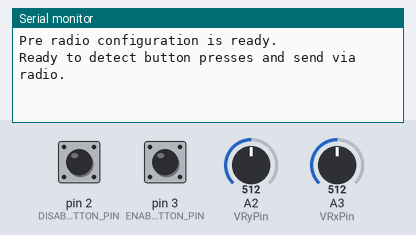
Simulated run of this sketch. Board: Arduino Uno, built with avr-gcc and run on an emulated ATmega328P. Parts: the last lines printed to the serial monitor. Inputs (shaded band) come from the test bench; at power-on: A2 (VRyPin) = 512, pin 2 (DISABLE_BUTTON_PIN) HIGH, pin 3 (ENABLE_BUTTON_PIN) HIGH, A3 (VRxPin) = 512. No radio packets arrive unless stated.

Above: at 1.2 s.
1.3 s: A2 (VRyPin) set to 900
At 2.4 s:
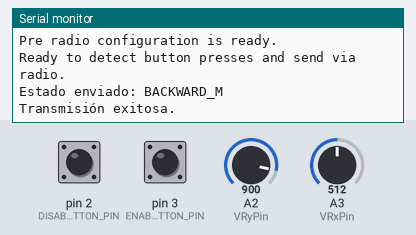
2.8 s: pin 2 (DISABLE_BUTTON_PIN) pulled LOW for 0.15 s
At 4.1 s:
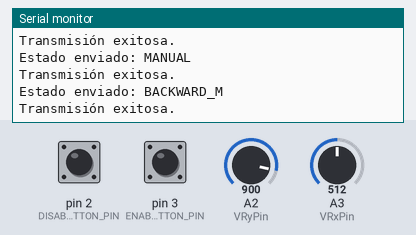
4.4 s: pin 3 (ENABLE_BUTTON_PIN) pulled LOW for 0.15 s
At 4.8 s:
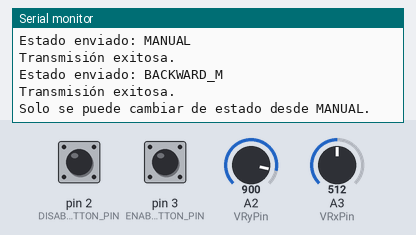
6.0 s: pin 2 (DISABLE_BUTTON_PIN) driven LOW and pin 3 (ENABLE_BUTTON_PIN) driven LOW
At 7.5 s:
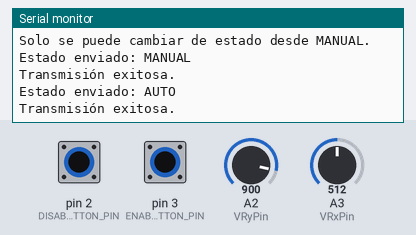

Measured:
- after the input at 1.3 s, the serial monitor: prints a new line at once (image 1)
- after the input at 2.8 s, the serial monitor: prints a new line at once (image 2)
- after the input at 4.4 s, the serial monitor: prints a new line at once (image 3)
- after the input at 6.0 s, the serial monitor: prints a new line at once (image 4)

The sketch:

joystick_send_2.ino
```cpp
#include <SPI.h>
#include <RF24.h>

#define DEBUG

#define VRxPin A3 // Pin analógico para VRx
#define VRyPin A2 // Pin analógico para VRy
#define DISABLE_BUTTON_PIN 2 // Pin digital para deshabilitar
#define ENABLE_BUTTON_PIN 3

#define CE_PIN 9
#define CSN_PIN 10

RF24 radio(CE_PIN, CSN_PIN);

const byte address[6] = "00001"; // Dirección para la comunicación por radio

#define deadZone 250

enum STATE_MACHINE {
  MANUAL,
  AUTO,
  FORWARD_M,
  BACKWARD_M,
  LEFT_T,
  RIGHT_T
};

STATE_MACHINE lastSent = MANUAL;

void setup() {
  Serial.begin(9600);

  pinMode(DISABLE_BUTTON_PIN, INPUT_PULLUP);
  pinMode(ENABLE_BUTTON_PIN, INPUT_PULLUP);
  attachInterrupt(digitalPinToInterrupt(DISABLE_BUTTON_PIN), disableRobot, FALLING);
  attachInterrupt(digitalPinToInterrupt(ENABLE_BUTTON_PIN), enableRobot, FALLING);

#ifdef DEBUG
  Serial.println("Pre radio configuration is ready.");
#endif

  // Inicializar radio
  radio.begin();
  radio.openWritingPipe(address);
  radio.setPALevel(RF24_PA_LOW);
  radio.stopListening();

#ifdef DEBUG
  Serial.println("Ready to detect button presses and send via radio.");
#endif
}

void loop() {
  int xValue = analogRead(VRxPin); // Lectura del eje X
  int yValue = analogRead(VRyPin); // Lectura del eje Y

  // Centrar los valores en torno a 0
  int xOffset = xValue - 512;
  int yOffset = yValue - 512;

  // Verificar si estamos fuera de la zona muerta
  if (abs(xOffset) > deadZone || abs(yOffset) > deadZone) {
    if (lastSent == MANUAL) { // Solo permitir cambiar dirección desde MANUAL
      // Determinar la dirección dominante
      if (abs(xOffset) > abs(yOffset)) {
        if (xOffset > 0) {
          sendState(RIGHT_T);
        } else {
          sendState(LEFT_T);
        }
      } else {
        if (yOffset > 0) {
          sendState(BACKWARD_M);
        } else {
          sendState(FORWARD_M);
        }
      }
    }
  } else {
    if ((lastSent != MANUAL) && (lastSent != AUTO)) {
      sendState(MANUAL); // Siempre volver a MANUAL cuando no hay movimiento
    }
  }

  delay(10); // Pequeño retraso para evitar mensajes excesivos
}

void disableRobot() {
  sendState(MANUAL);
}

void enableRobot() {
  sendState(AUTO);
}

// Función para convertir el estado a una cadena de texto
const char* stateToString(STATE_MACHINE state) {
  switch (state) {
    case MANUAL:     return "MANUAL";
    case AUTO:       return "AUTO";
    case FORWARD_M:  return "FORWARD_M";
    case BACKWARD_M: return "BACKWARD_M";
    case LEFT_T:     return "LEFT_T";
    case RIGHT_T:    return "RIGHT_T";
    default:         return "UNKNOWN";
  }
}

void sendState(STATE_MACHINE state) {
  // Reglas para permitir el cambio de estado
  if ((state != MANUAL) && (lastSent != MANUAL)) {
#ifdef DEBUG
    Serial.println("Solo se puede cambiar de estado desde MANUAL.");
#endif
    return; // Bloquear cualquier cambio de dirección sin pasar por MANUAL
  }

  if (state != lastSent) {
    // Enviar solo si hay un cambio de estado
    bool result = radio.write(&state, sizeof(state));

#ifdef DEBUG
    Serial.print("Estado enviado: ");
    Serial.println(stateToString(state)); // Imprimir el nombre del estado
#endif

    lastSent = state;

#ifdef DEBUG
    if (result) {
      Serial.println("Transmisión exitosa.");
    } else {
      Serial.println("Transmisión fallida.");
    }
#endif
  }
}
```
